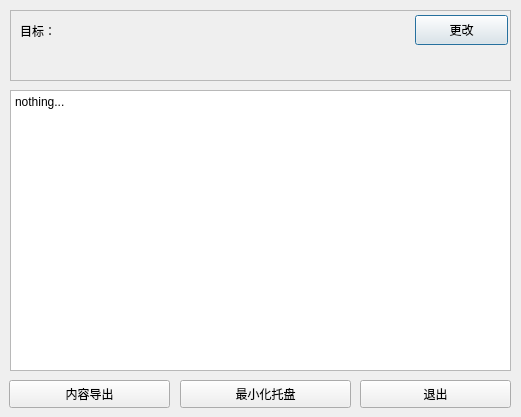
<?xml version="1.0" encoding="UTF-8"?>
<ui version="4.0">
 <class>Dialog</class>
 <widget class="QDialog" name="Dialog">
  <property name="geometry">
   <rect>
    <x>0</x>
    <y>0</y>
    <width>521</width>
    <height>417</height>
   </rect>
  </property>
  <property name="windowTitle">
   <string>你们呐,Naive!</string>
  </property>
  <property name="accessibleName">
   <string/>
  </property>
  <widget class="QFrame" name="frame">
   <property name="geometry">
    <rect>
     <x>10</x>
     <y>10</y>
     <width>501</width>
     <height>71</height>
    </rect>
   </property>
   <property name="frameShape">
    <enum>QFrame::StyledPanel</enum>
   </property>
   <property name="frameShadow">
    <enum>QFrame::Raised</enum>
   </property>
   <widget class="QLabel" name="label_welcome">
    <property name="geometry">
     <rect>
      <x>10</x>
      <y>10</y>
      <width>41</width>
      <height>21</height>
     </rect>
    </property>
    <property name="text">
     <string>目标：</string>
    </property>
   </widget>
   <widget class="QLabel" name="label_target">
    <property name="geometry">
     <rect>
      <x>60</x>
      <y>5</y>
      <width>341</width>
      <height>30</height>
     </rect>
    </property>
    <property name="text">
     <string/>
    </property>
   </widget>
   <widget class="QLabel" name="label_message">
    <property name="geometry">
     <rect>
      <x>260</x>
      <y>40</y>
      <width>241</width>
      <height>31</height>
     </rect>
    </property>
    <property name="font">
     <font>
      <family>Adobe Gothic Std B</family>
      <weight>75</weight>
      <bold>true</bold>
     </font>
    </property>
    <property name="tabletTracking">
     <bool>false</bool>
    </property>
    <property name="text">
     <string/>
    </property>
    <property name="alignment">
     <set>Qt::AlignRight|Qt::AlignTrailing|Qt::AlignVCenter</set>
    </property>
   </widget>
   <widget class="QPushButton" name="pushButton_replace">
    <property name="geometry">
     <rect>
      <x>405</x>
      <y>5</y>
      <width>93</width>
      <height>30</height>
     </rect>
    </property>
    <property name="text">
     <string>更改</string>
    </property>
   </widget>
  </widget>
  <widget class="QPushButton" name="button_getfile">
   <property name="geometry">
    <rect>
     <x>9</x>
     <y>380</y>
     <width>161</width>
     <height>28</height>
    </rect>
   </property>
   <property name="text">
    <string>内容导出</string>
   </property>
  </widget>
  <widget class="QPushButton" name="pushButton_exit">
   <property name="geometry">
    <rect>
     <x>360</x>
     <y>380</y>
     <width>151</width>
     <height>28</height>
    </rect>
   </property>
   <property name="text">
    <string>退出</string>
   </property>
  </widget>
  <widget class="QPushButton" name="pushButton_smaller">
   <property name="geometry">
    <rect>
     <x>180</x>
     <y>380</y>
     <width>171</width>
     <height>28</height>
    </rect>
   </property>
   <property name="text">
    <string>最小化托盘</string>
   </property>
  </widget>
  <widget class="QPlainTextEdit" name="plainTextEdit">
   <property name="geometry">
    <rect>
     <x>10</x>
     <y>90</y>
     <width>501</width>
     <height>281</height>
    </rect>
   </property>
   <property name="plainText">
    <string>nothing...</string>
   </property>
  </widget>
 </widget>
 <resources/>
 <connections/>
</ui>
